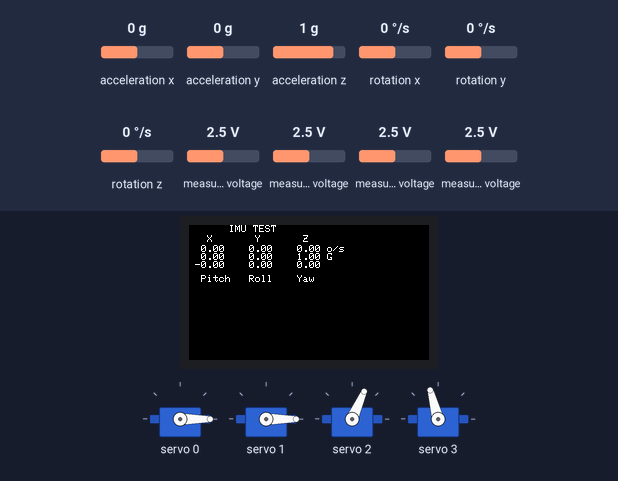
This sketch was run on a simulated ESP32. On the bench: 240×135 colour display, 4 × servo. Inputs (shaded band) come from the test bench; at power-on: measured voltage 2.5 V, acceleration x 0 g, acceleration y 0 g, acceleration z 1 g, rotation x 0 °/s, rotation y 0 °/s, rotation z 0 °/s. What the sketch prints to the serial monitor is not drawn.

Above: at 1.3 s.
1.4 s: measured voltage (sensor 200) set to 3.4 V
4.6 s: measured voltage (sensor 200) set to 3.7 V
At 6.4 s:
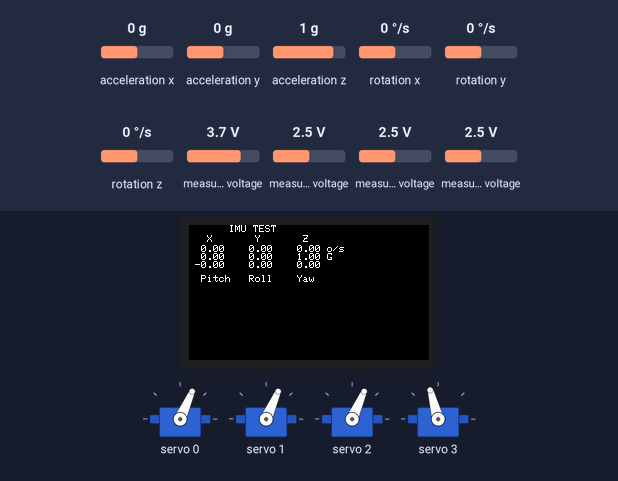
7.2 s: acceleration x set to -1.4 g
At 9.2 s:
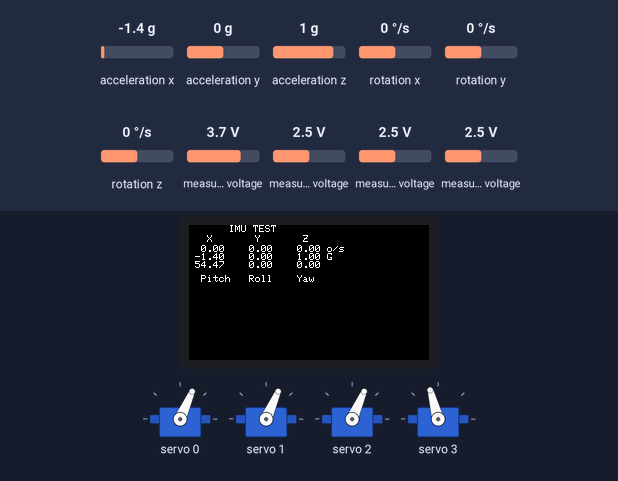
9.5 s: measured voltage (sensor 200) set to 0.1 V
At 11.8 s:
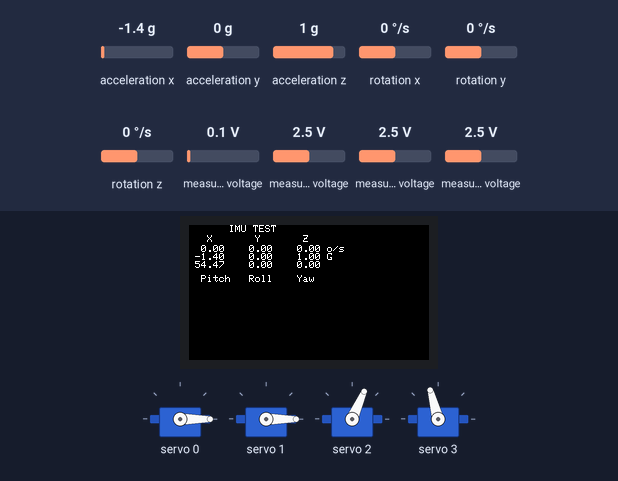
12.8 s: acceleration y set to -1.4 g
At 14.6 s:
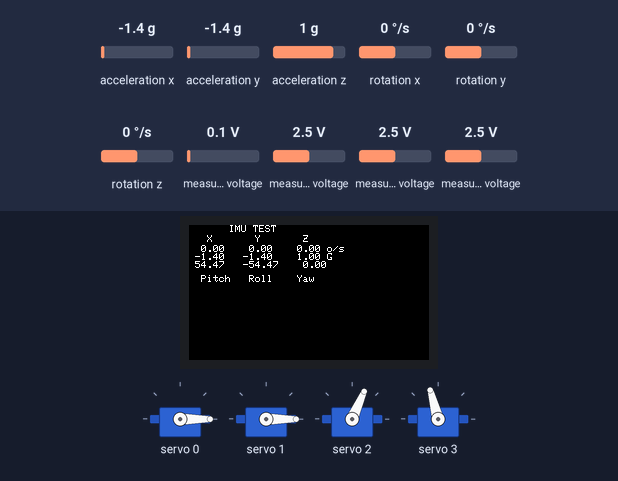
15.1 s: acceleration z set to -1.4 g
At 16.5 s:
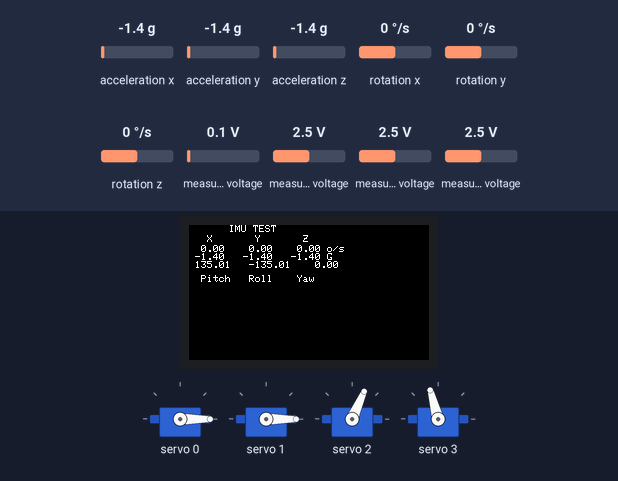
Timing chart, 0 to 18.1 s (numbered marks = the images above; inputs shaded):
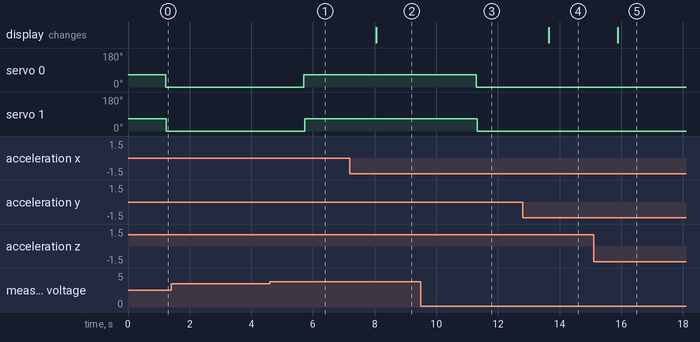

Measured:
- the behaviour switches between 3.5 and 3.6 V on measured voltage (sensor 200) (found by bisection; images 0 and 1)
- after the input at 1.4 s, every drawn part: stays the same
- after the input at 4.6 s, servo 0, servo 1: 0° → 66° after 1.1 s
- after the input at 7.2 s, the display: changes after 0.86 s (image 2)
- after the input at 9.5 s, servo 0, servo 1: 66° → 0° after 1.8 s
- after the input at 12.8 s, the display: changes after 0.85 s (image 4)
- after the input at 15.1 s, the display: changes after 0.79 s (image 5)

The sketch:

test_control_servo.ino
```cpp
#include "M5StickCPlus.h"
#include <Adafruit_PWMServoDriver.h>
#include <Adafruit_ADS1X15.h>
#include <Wire.h>

Adafruit_ADS1115 ads;
Adafruit_PWMServoDriver pwm = Adafruit_PWMServoDriver();

float accX = 0.0F;
float accY = 0.0F;
float accZ = 0.0F;

float gyroX = 0.0F;
float gyroY = 0.0F;
float gyroZ = 0.0F;

float pitch = 0.0F;
float roll  = 0.0F;
float yaw   = 0.0F;

int check = 0;

void setup() {
  // put your setup code here, to run once:
  M5.begin();
  M5.IMU.Init();  // Init IMU.  初始化IMU


  Wire.begin(32,33);
  pwm.begin();
  pwm.setPWMFreq(60);

  ads.begin();
  ads.setGain(GAIN_TWOTHIRDS);

  Serial.begin(115200);
  Serial.println();
  M5.Lcd.setRotation(3);
  M5.Lcd.setCursor(40, 0);
  M5.Lcd.println("IMU TEST");
  M5.Lcd.setCursor(0, 10);
  M5.Lcd.println("   X       Y       Z");
  M5.Lcd.setCursor(0, 50);
  M5.Lcd.println("  Pitch   Roll    Yaw");

  pwm.setPWM(0,0,300);
  pwm.setPWM(1,0,300);
  pwm.setPWM(2,0,300);
  pwm.setPWM(3,0,400);

}

void loop() {
  float jX = 0.00;
  float jY = 0.00;
  float jZ = 0.00;

  int16_t  adc0, adc1, adc2, adc3;
  float volts0, volts1, volts2, volts3;

  adc0 = ads.readADC_SingleEnded(0);
  adc1 = ads.readADC_SingleEnded(1);
  adc2 = ads.readADC_SingleEnded(2);
  adc3 = ads.readADC_SingleEnded(3);

  //Convert Back
  volts0 = (adc0*0.000188)*100/4.7;
  volts1 = (adc1*0.000188)*100/4.7;
  volts2 = (adc2*0.000188)*100/4.7;
  volts3 = (adc3*0.000188)*100/4.7;

  M5.IMU.getGyroData(&gyroX, &gyroY, &gyroZ);
  M5.IMU.getAccelData(&accX, &accY, &accZ);
  M5.IMU.getAhrsData(&pitch, &roll, &yaw);

  M5.Lcd.setCursor(0, 20);
  M5.Lcd.printf("%6.2f  %6.2f  %6.2f o/s\n", gyroX, gyroY, gyroZ);
  M5.Lcd.printf(" %5.2f   %5.2f   %5.2f G\n", accX, accY, accZ);
  M5.Lcd.printf(" %5.2f   %5.2f   %5.2f\n", pitch, roll, yaw);

  Serial.println("-----------------------------------------------------------");
  Serial.print(" AIN0:  "); Serial.print(adc0);
  Serial.print(" AIN1:  "); Serial.print(adc1);
  Serial.print(" AIN2:  "); Serial.print(adc2);
  Serial.print(" AIN3:  "); Serial.print(adc3);
  Serial.println(" ");
  Serial.println("-----------------------------------------------------------");
  Serial.print(" volt0:  "); Serial.print(volts0);
  Serial.print(" volt1:  "); Serial.print(volts1);
  Serial.print(" volt2:  "); Serial.print(volts2);
  Serial.print(" volt3:  "); Serial.print(volts3);
  Serial.println(" ");

  delay(1000);

  if((volts1 <= 65.00 || volts2 <= 50 || volts3 <= 50) && volts0 <= 75.00){
      Serial.println(" grip on ");
      Serial.println(" ");
      pwm.setPWM(0, 0, 90);
      delay(30);
      pwm.setPWM(1, 0, 90);
      delay(30);
      //pwm.setPWM(2, 0, 90);
      //delay(30);
      //pwm.setPWM(3, 0, 10);
      //delay(30);
    }
  else if((volts1 > 66.00 || volts2 > 51 || volts3 > 50 )&& volts0 > 76.00){
      Serial.println(" grip off ");
      Serial.println(" ");
      pwm.setPWM(0,0,300);
      delay(30);
      pwm.setPWM(1,0,300);
      delay(30);
      //pwm.setPWM(2, 0,300);
      //delay(30);
      //pwm.setPWM(3, 0, 400);
      //delay(30);
    }

}
```
